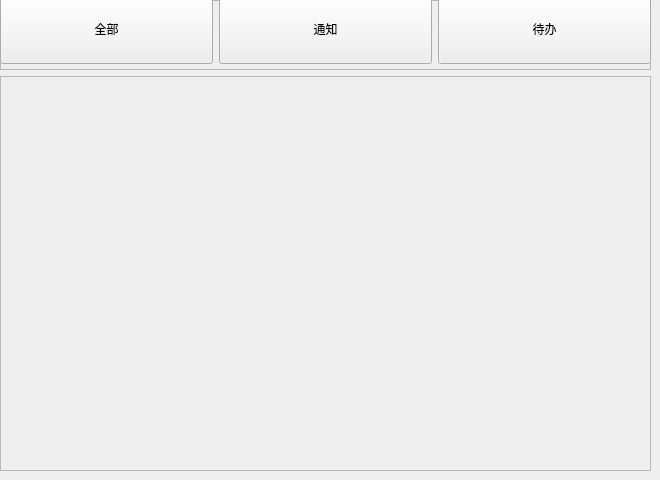
<?xml version="1.0" encoding="UTF-8"?>
<ui version="4.0">
 <class>MessageCenter</class>
 <widget class="QWidget" name="MessageCenter">
  <property name="geometry">
   <rect>
    <x>0</x>
    <y>0</y>
    <width>660</width>
    <height>480</height>
   </rect>
  </property>
  <property name="sizePolicy">
   <sizepolicy hsizetype="Preferred" vsizetype="Preferred">
    <horstretch>0</horstretch>
    <verstretch>0</verstretch>
   </sizepolicy>
  </property>
  <property name="windowTitle">
   <string>Form</string>
  </property>
  <widget class="QWidget" name="">
   <property name="geometry">
    <rect>
     <x>0</x>
     <y>0</y>
     <width>651</width>
     <height>471</height>
    </rect>
   </property>
   <layout class="QVBoxLayout" name="verticalLayout_2">
    <item>
     <widget class="QFrame" name="Choice">
      <property name="sizePolicy">
       <sizepolicy hsizetype="Preferred" vsizetype="Preferred">
        <horstretch>0</horstretch>
        <verstretch>1</verstretch>
       </sizepolicy>
      </property>
      <property name="maximumSize">
       <size>
        <width>16777215</width>
        <height>70</height>
       </size>
      </property>
      <property name="frameShape">
       <enum>QFrame::Shape::StyledPanel</enum>
      </property>
      <property name="frameShadow">
       <enum>QFrame::Shadow::Raised</enum>
      </property>
      <widget class="QWidget" name="">
       <property name="geometry">
        <rect>
         <x>0</x>
         <y>-31</y>
         <width>651</width>
         <height>121</height>
        </rect>
       </property>
       <layout class="QHBoxLayout" name="horizontalLayout">
        <item>
         <widget class="QPushButton" name="All">
          <property name="minimumSize">
           <size>
            <width>210</width>
            <height>50</height>
           </size>
          </property>
          <property name="maximumSize">
           <size>
            <width>16777215</width>
            <height>70</height>
           </size>
          </property>
          <property name="text">
           <string>全部</string>
          </property>
         </widget>
        </item>
        <item>
         <widget class="QPushButton" name="Notification">
          <property name="minimumSize">
           <size>
            <width>211</width>
            <height>50</height>
           </size>
          </property>
          <property name="maximumSize">
           <size>
            <width>16777215</width>
            <height>70</height>
           </size>
          </property>
          <property name="text">
           <string>通知</string>
          </property>
         </widget>
        </item>
        <item>
         <widget class="QPushButton" name="To_Do">
          <property name="minimumSize">
           <size>
            <width>210</width>
            <height>50</height>
           </size>
          </property>
          <property name="maximumSize">
           <size>
            <width>16777215</width>
            <height>70</height>
           </size>
          </property>
          <property name="text">
           <string>待办</string>
          </property>
         </widget>
        </item>
       </layout>
      </widget>
     </widget>
    </item>
    <item>
     <widget class="QFrame" name="content">
      <property name="sizePolicy">
       <sizepolicy hsizetype="Preferred" vsizetype="Preferred">
        <horstretch>0</horstretch>
        <verstretch>5</verstretch>
       </sizepolicy>
      </property>
      <property name="frameShape">
       <enum>QFrame::Shape::StyledPanel</enum>
      </property>
      <property name="frameShadow">
       <enum>QFrame::Shadow::Raised</enum>
      </property>
     </widget>
    </item>
   </layout>
  </widget>
 </widget>
 <resources/>
 <connections/>
</ui>
